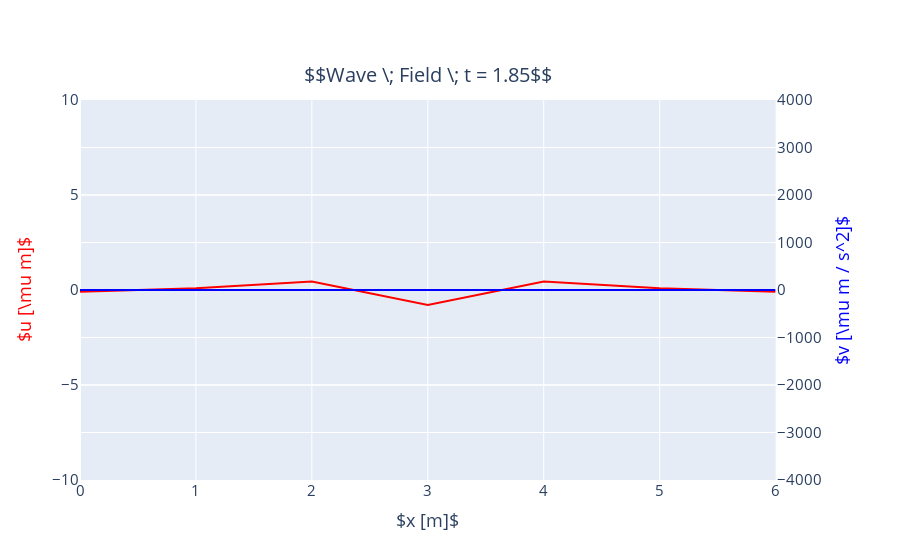

Notebook code cell kept with this figure:
### Code cell
idx = 30
u1 = results[0]['field']['u'][idx]
u2 = results[1]['field']['u'][idx]
v1 = results[0]['field']['v'][idx]
v2 = results[1]['field']['v'][idx]
t = results[0]['times'][idx]
plot_uv(u1, v1, t, plot_v=True, range_u=[-10, 10])

### Figure 1 — Plotly figure (JSON) as saved in the notebook; plotly's stock layout.template omitted (floating-point values rounded to 4 significant figures)
{"data": [{"line": {"color": "blue"}, "mode": "lines", "name": "$v [\\mu m / s^2]$", "showlegend": false, "type": "scatter", "x": [0, 1, 2, 3, 4, 5, 6], "xaxis": "x", "y": [0.009089, 0.4278, -0.4128, 0.1183, -0.4128, 0.4278, 0.009089], "yaxis": "y2"}, {"line": {"color": "red"}, "mode": "lines", "name": "$u [\\mu m]$", "showlegend": false, "type": "scatter", "x": [0, 1, 2, 3, 4, 5, 6], "xaxis": "x", "y": [-0.09806, 0.08995, 0.448, -0.7853, 0.448, 0.08995, -0.09806], "yaxis": "y"}], "layout": {"annotations": [{"font": {"size": 20}, "showarrow": false, "text": "$$Wave \\; Field \\; t = 1.85$$", "x": 0.47, "xanchor": "center", "xref": "paper", "y": 1, "yanchor": "bottom", "yref": "paper", "yshift": 10}], "font": {"size": 15}, "xaxis": {"anchor": "y", "domain": [0, 0.94], "title": {"text": "$x [m]$"}}, "yaxis": {"anchor": "x", "domain": [0, 1], "exponentformat": "e", "range": [-10, 10], "showexponent": "all", "title": {"font": {"color": "red"}, "text": "$u [\\mu m]$"}}, "yaxis2": {"anchor": "x", "exponentformat": "e", "overlaying": "y", "range": [-4000, 4000], "showexponent": "all", "side": "right", "title": {"font": {"color": "blue"}, "text": "$v [\\mu m / s^2]$"}}}}
